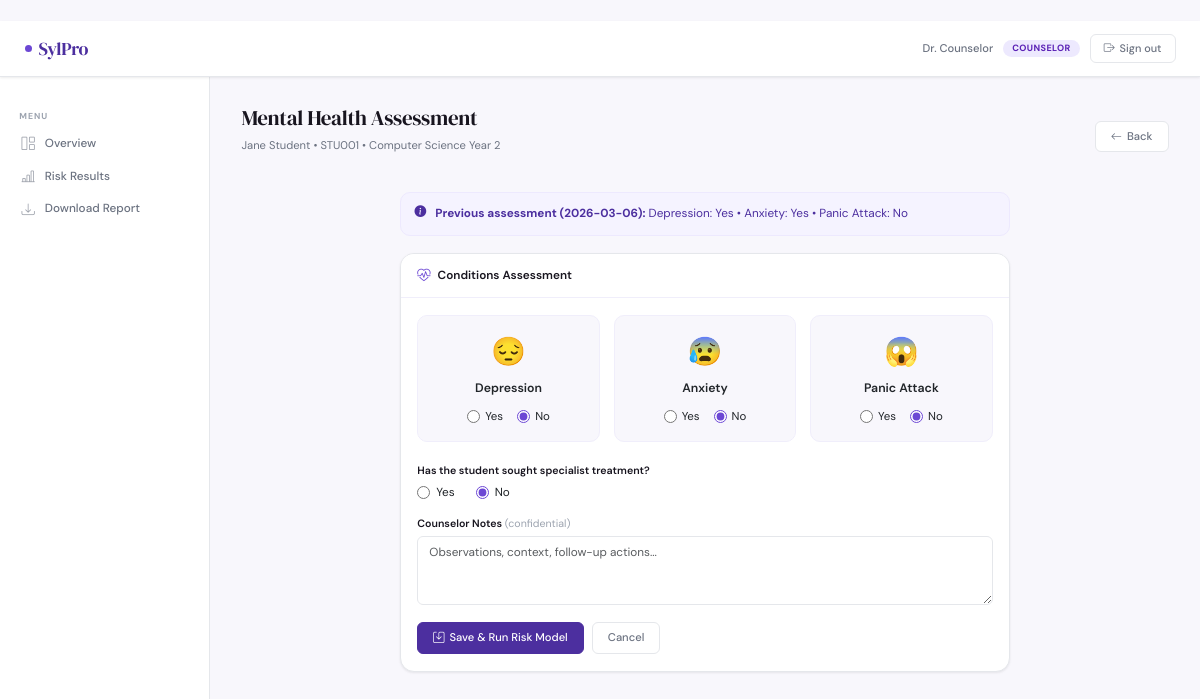
Screenshot of /counselor/assess/1 (signed in) with the database file from the repository.
### tables this page shows
CREATE TABLE users (
            id            INTEGER PRIMARY KEY AUTOINCREMENT,
            name          TEXT    NOT NULL,
            email         TEXT    NOT NULL UNIQUE,
            password_hash TEXT    NOT NULL,
            role          TEXT    NOT NULL CHECK(role IN ('admin','counselor','lecturer','student')),
            created_at    TEXT    DEFAULT (datetime('now')),
            is_active     INTEGER DEFAULT 1
        );

CREATE TABLE students (
            id         INTEGER PRIMARY KEY AUTOINCREMENT,
            user_id    INTEGER REFERENCES users(id),
            student_no TEXT    NOT NULL UNIQUE,
            name       TEXT    NOT NULL,
            age        INTEGER,
            gender     INTEGER,   -- 0=Female, 1=Male
            course     TEXT,
            year       INTEGER,
            created_at TEXT DEFAULT (datetime('now'))
        );

CREATE TABLE assessments (
            id           INTEGER PRIMARY KEY AUTOINCREMENT,
            student_id   INTEGER NOT NULL REFERENCES students(id),
            counselor_id INTEGER NOT NULL REFERENCES users(id),
            depression   INTEGER NOT NULL DEFAULT 0,   -- 0 or 1
            anxiety      INTEGER NOT NULL DEFAULT 0,
            panic_attack INTEGER NOT NULL DEFAULT 0,
            sought_treatment INTEGER DEFAULT 0,
            notes        TEXT,
            date         TEXT DEFAULT (datetime('now'))
        );

### app.py (the view, shortened to what this page needs)
@app.route('/counselor/assess/<int:student_id>', methods=['GET', 'POST'])
@login_required(role='counselor')
def counselor_assess(student_id):
    student = db.get_student_by_id(student_id)
    if not student:
        flash('Student not found.', 'danger')
        return redirect(url_for('counselor_dashboard'))
    return render_template('counselor/assessment.html',
        user=get_current_user(), student=student,
        latest=db.get_student_latest_assessment(student_id),
        grade=db.get_student_latest_grade(student_id))

### app.py (called while the page is built)
def login_required(role=None):
    from functools import wraps
    def decorator(f):
        @wraps(f)
        def wrapper(*args, **kwargs):
            if 'user_id' not in session:
                flash('Please log in to continue.', 'warning')
                return redirect(url_for('login'))
            if role and session.get('role') != role:
                flash('You do not have permission to access that page.', 'danger')
                return redirect(url_for('dashboard'))
            return f(*args, **kwargs)
        return wrapper
    return decorator

def get_current_user():
    if 'user_id' in session:
        return db.get_user_by_id(session['user_id'])
    return None

### database.py (called while the page is built)
def get_db():
    conn = sqlite3.connect(DB_PATH)
    conn.row_factory = sqlite3.Row
    conn.execute("PRAGMA foreign_keys = ON")
    return conn

def get_user_by_id(user_id):
    conn = get_db()
    u = conn.execute("SELECT * FROM users WHERE id=?", (user_id,)).fetchone()
    conn.close()
    return u

def get_student_by_id(student_id):
    conn = get_db()
    s = conn.execute("SELECT * FROM students WHERE id=?", (student_id,)).fetchone()
    conn.close()
    return s

def get_student_latest_grade(student_id):
    conn = get_db()
    row = conn.execute(
        "SELECT * FROM grades WHERE student_id=?", (student_id,)
    ).fetchone()
    conn.close()
    return row

def get_student_latest_assessment(student_id):
    conn = get_db()
    row = conn.execute("""
        SELECT * FROM assessments
        WHERE student_id=?
        ORDER BY date DESC LIMIT 1
    """, (student_id,)).fetchone()
    conn.close()
    return row

### templates/counselor/assessment.html (shortened to what this page needs)
{% extends "base.html" %}
{% block content %}
<div class="ph">
    <div class="ph-row">
        <div>
            <h1 class="ph-title">Mental Health Assessment</h1>
            <p class="ph-sub">{{ student.name }} &bull; {{ student.student_no }} &bull; {{ student.course or '' }} {% if student.year %}Year {{ student.year }}{% endif %}</p>
        </div>
        <a href="/counselor" class="btn btn-outline"><i class="bi bi-arrow-left"></i>Back</a>
    </div>
</div>
<div class="row justify-content-center">
<div class="col-md-8">
{% if latest %}
<div style="background:var(--p50);border:1px solid var(--p100);border-radius:10px;padding:.85rem 1rem;margin-bottom:1.25rem;font-size:.84rem;color:var(--p700);display:flex;gap:9px">
    <i class="bi bi-info-circle-fill" style="flex-shrink:0;margin-top:1px"></i>
    <span><strong>Previous assessment ({{ latest.date[:10] }}):</strong>
    Depression: {{ 'Yes' if latest.depression else 'No' }} &bull;
    Anxiety: {{ 'Yes' if latest.anxiety else 'No' }} &bull;
    Panic Attack: {{ 'Yes' if latest.panic_attack else 'No' }}</span>
</div>
{% endif %}
<div class="card">
    <div class="card-hd"><i class="bi bi-heart-pulse"></i>Conditions Assessment</div>
    <div class="card-bd">
        <form method="POST">
            <div class="row g-3 mb-4">
                {% for cond_name, field_name, emoji in [('Depression','depression','😔'),('Anxiety','anxiety','😰'),('Panic Attack','panic_attack','😱')] %}
                <div class="col-md-4">
                    <div style="background:var(--bg);border:1px solid var(--border2);border-radius:10px;padding:1.1rem;text-align:center">
                        <div style="font-size:2rem;margin-bottom:.4rem">{{ emoji }}</div>
                        <div style="font-weight:600;font-size:.88rem;margin-bottom:.75rem">{{ cond_name }}</div>
                        <div style="display:flex;justify-content:center;gap:1rem">
                            <label style="display:flex;align-items:center;gap:5px;font-size:.82rem;cursor:pointer">
                                <input type="radio" name="{{ field_name }}" value="1" style="accent-color:var(--p500)"> Yes
                            </label>
                            <label style="display:flex;align-items:center;gap:5px;font-size:.82rem;cursor:pointer">
                                <input type="radio" name="{{ field_name }}" value="0" checked style="accent-color:var(--p500)"> No
                            </label>
                        </div>
                    </div>
                </div>
                {% endfor %}
            </div>
            <div style="margin-bottom:1rem">
                <label class="form-label">Has the student sought specialist treatment?</label>
                <div style="display:flex;gap:1.5rem;margin-top:.4rem">
                    <label style="display:flex;align-items:center;gap:6px;font-size:.84rem;cursor:pointer"><input type="radio" name="sought_treatment" value="1" style="accent-color:var(--p500)"> Yes</label>
                    <label style="display:flex;align-items:center;gap:6px;font-size:.84rem;cursor:pointer"><input type="radio" name="sought_treatment" value="0" checked style="accent-color:var(--p500)"> No</label>
                </div>
            </div>
            <div style="margin-bottom:1.25rem">
                <label class="form-label">Counselor Notes <span style="color:var(--faint);font-weight:400">(confidential)</span></label>
                <textarea name="notes" class="form-control" rows="3" placeholder="Observations, context, follow-up actions..."></textarea>
            </div>
            <div style="display:flex;gap:8px">
                <button type="submit" class="btn btn-primary"><i class="bi bi-save"></i>Save &amp; Run Risk Model</button>
                <a href="/counselor" class="btn btn-outline">Cancel</a>
            </div>
        </form>
    </div>
</div>
</div>
</div>
{% endblock %}

### templates/base.html (shortened to what this page needs)
﻿<!DOCTYPE html>
<html lang="en">
<head>
    <link href="https://cdn.jsdelivr.net/npm/bootstrap@5.3.0/dist/css/bootstrap.min.css" rel="stylesheet">
    <link href="https://cdn.jsdelivr.net/npm/bootstrap-icons@1.11.0/font/bootstrap-icons.css" rel="stylesheet">
</head>
<body>
<nav class="topnav">
    <a href="{{ url_for('dashboard') }}" class="brand">
        <span class="brand-dot"></span>SylPro
    </a>
    {% if session.user_id %}
    <div class="nav-right">
        <span class="nav-name">{{ session.name }}</span>
        <span class="chip chip-{{ session.role }}">{{ session.role }}</span>
        <a href="{{ url_for('logout') }}" class="btn-signout">
            <i class="bi bi-box-arrow-right"></i>Sign out
        </a>
    </div>
    {% endif %}
</nav>
<div class="app-body">
    {% if session.user_id %}
    <aside class="sidebar d-none d-md-flex flex-column">
        <span class="sidebar-label">Menu</span>
        {% if session.role == 'admin' %}
            <a href="{{ url_for('admin_dashboard') }}" class="slink {% if request.endpoint=='admin_dashboard' %}active{% endif %}"><i class="bi bi-grid-1x2"></i>Overview</a>
            <a href="{{ url_for('admin_users') }}"     class="slink {% if request.endpoint in ['admin_users','admin_add_user'] %}active{% endif %}"><i class="bi bi-people"></i>Users</a>
            <a href="{{ url_for('admin_students') }}"  class="slink {% if request.endpoint=='admin_students' %}active{% endif %}"><i class="bi bi-person-badge"></i>Students</a>
            <a href="{{ url_for('admin_upload') }}"    class="slink {% if request.endpoint=='admin_upload' %}active{% endif %}"><i class="bi bi-cloud-upload"></i>Upload Data</a>
        {% elif session.role == 'counselor' %}
            <a href="{{ url_for('counselor_dashboard') }}" class="slink {% if request.endpoint=='counselor_dashboard' %}active{% endif %}"><i class="bi bi-grid-1x2"></i>Overview</a>
            <a href="{{ url_for('counselor_results') }}"   class="slink {% if request.endpoint=='counselor_results' %}active{% endif %}"><i class="bi bi-bar-chart-line"></i>Risk Results</a>
            <a href="{{ url_for('counselor_download') }}"  class="slink"><i class="bi bi-download"></i>Download Report</a>
        {% endif %}
    </aside>
    {% endif %}
    <main class="main">
        {% block content %}{% endblock %}
    </main>
</div>

### templates/base.html (style rules this page uses)
:root { --p900: #1E1051; --p700: #4C2F9F; --p500: #6C47D4; --p300: #A78BFA; --p100: #EDE9FE; --p50: #F5F3FF; --ink: #18151F; --muted: #6B7280; --faint: #9CA3AF; --bg: #F8F7FC; --surface: #FFFFFF; --border: #E5E7EB; --border2: #F0EEFB; --red: #DC2626; --amber: #D97706; --green: #059669; --r6: 6px; --r10: 10px; --r14: 14px; --s1: 0 1px 3px rgba(0,0,0,.05),0 1px 2px rgba(0,0,0,.03); --s2: 0 4px 20px rgba(108,71,212,.08),0 1px 4px rgba(0,0,0,.04); }
*, *::before, *::after { box-sizing: border-box; margin: 0; }
html { font-size: 14px; }
body { font-family: 'DM Sans', sans-serif; background: var(--bg); color: var(--ink); min-height: 100vh; display: flex; flex-direction: column; }
.topnav { height: 56px; background: var(--surface); border-bottom: 1px solid var(--border); display: flex; align-items: center; padding: 0 1.75rem; gap: 1rem; position: sticky; top: 0; z-index: 200; box-shadow: var(--s1); }
.brand { font-family: 'DM Serif Display', serif; font-size: 1.3rem; color: var(--p700); text-decoration: none; letter-spacing: -.3px; display: flex; align-items: center; gap: 7px; }
.brand-dot { width: 7px; height: 7px; border-radius: 50%; background: var(--p500); flex-shrink: 0; }
.nav-right { margin-left: auto; display: flex; align-items: center; gap: 10px; }
.nav-name { font-size: .8rem; color: var(--muted); font-weight: 500; }
.chip { font-size: .65rem; font-weight: 700; letter-spacing: .4px; text-transform: uppercase; padding: 2px 9px; border-radius: 20px; }
.chip-counselor { background: #EDE9FE; color: #5B21B6; }
.btn-signout { font-size: .78rem; font-weight: 500; padding: 5px 13px; border-radius: var(--r6); border: 1.5px solid var(--border); background: transparent; color: var(--muted); cursor: pointer; text-decoration: none; display: inline-flex; align-items: center; gap: 5px; transition: all .15s; }
.app-body { display: flex; flex: 1; }
.sidebar { width: 210px; min-width: 210px; background: var(--surface); border-right: 1px solid var(--border); padding: 1.25rem .625rem; display: flex; flex-direction: column; gap: 1px; }
.sidebar-label { font-size: .62rem; font-weight: 700; text-transform: uppercase; letter-spacing: 1px; color: var(--faint); padding: .6rem .75rem .3rem; margin-top: .5rem; }
.slink { display: flex; align-items: center; gap: 8px; padding: 7px 11px; border-radius: var(--r6); color: var(--muted); text-decoration: none; font-size: .84rem; font-weight: 500; transition: all .12s; }
.slink i { font-size: .95rem; width: 17px; text-align: center; opacity: .65; }
.main { flex: 1; padding: 2rem 2.25rem; animation: fadeUp .2s ease; }
.ph { margin-bottom: 1.75rem; }
.ph-title { font-family: 'DM Serif Display', serif; font-size: 1.5rem; letter-spacing: -.3px; color: var(--ink); }
.ph-sub { font-size: .8rem; color: var(--muted); margin-top: 2px; }
.ph-row { display: flex; align-items: center; justify-content: space-between; flex-wrap: wrap; gap: .75rem; }
.card { background: var(--surface); border: 1px solid var(--border); border-radius: var(--r14); box-shadow: var(--s1); overflow: hidden; }
.card-hd { padding: .9rem 1.2rem; border-bottom: 1px solid var(--border2); font-weight: 600; font-size: .84rem; color: var(--ink); display: flex; align-items: center; gap: 7px; background: var(--surface); }
.card-hd i { color: var(--p500); font-size: .95rem; }
.card-bd { padding: 1.2rem; }
.btn { font-family: 'DM Sans', sans-serif; font-weight: 500; font-size: .8rem; border-radius: var(--r6); padding: 7px 15px; border: 1.5px solid transparent; display: inline-flex; align-items: center; gap: 5px; cursor: pointer; text-decoration: none; line-height: 1.4; transition: all .14s; white-space: nowrap; }
.btn-primary { background: var(--p700); color: #fff; border-color: var(--p700); }
.btn-outline { background: var(--surface); color: var(--muted); border-color: var(--border); }
.form-label { font-size: .76rem; font-weight: 600; color: var(--ink); margin-bottom: 4px; display: block; }
.form-control, .form-select { font-family: 'DM Sans', sans-serif; font-size: .84rem; border: 1.5px solid var(--border); border-radius: var(--r6); padding: 7px 11px; color: var(--ink); background: var(--surface); width: 100%; transition: border-color .14s, box-shadow .14s; }

### rows the page displays
users: name "Dr. Counselor", role "COUNSELOR"
students: name "Jane Student", student_no "STU001", course "Computer Science", year "2"
assessments: date "2026-03-06", depression "Yes", anxiety "Yes", panic_attack "No"

### other values shown
{{ emoji }} "😔" "😰" "😱"
{{ cond_name }} "Depression" "Anxiety" "Panic Attack"
